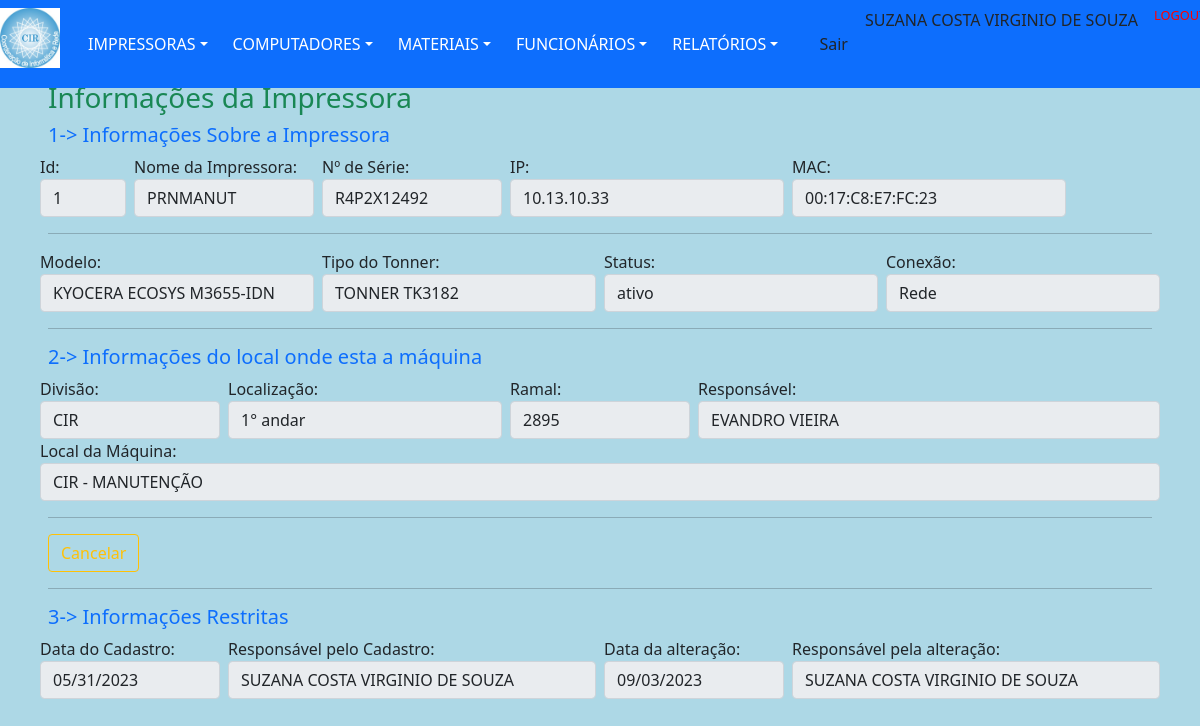
Page /views/impressoraDetalhes.php?action=1&id=1 (signed in) on the committed database.
### tables this page shows
CREATE TABLE `impressoras` (
  `idImpressora` int(11) NOT NULL,
  `nomeImpressora` varchar(20) DEFAULT NULL,
  `numSerie` varchar(50) DEFAULT NULL,
  `ipImpressora` varchar(15) DEFAULT NULL,
  `macImpressora` varchar(20) DEFAULT NULL,
  `tipoToner` int(11) DEFAULT NULL,
  `statusImpressora` varchar(7) DEFAULT NULL,
  `conexaoImp` varchar(5) DEFAULT 'Rede',
  `modeloImpressora` int(11) DEFAULT NULL,
  `dataCadastro` date DEFAULT NULL,
  `respCadastro` varchar(30) DEFAULT NULL,
  `dataAltCadastro` date DEFAULT NULL,
  `respAltCadastro` varchar(30) DEFAULT NULL,
  `obsImpressora` varchar(255) DEFAULT NULL,
  `idFuncionario` int(11) DEFAULT NULL,
  `idSetor` int(11) DEFAULT NULL
);

CREATE TABLE `modeloImpressora` (
  `idModelo` int(11) NOT NULL,
  `statusModelo` varchar(8) DEFAULT NULL,
  `modeloImpressora` varchar(250) DEFAULT NULL
);

CREATE TABLE `material` (
  `idMaterial` int(11) NOT NULL,
  `codigo` varchar(25) DEFAULT NULL,
  `descricao` varchar(255) DEFAULT NULL,
  `numSerie` varchar(50) DEFAULT NULL,
  `unidade` varchar(20) DEFAULT NULL,
  `quantidade` int(6) DEFAULT NULL,
  `statusMat` varchar(8) DEFAULT 'ativo'
);

CREATE TABLE `setor` (
  `idSetor` int(11) NOT NULL,
  `idDivisao` int(11) DEFAULT NULL,
  `localizacao` varchar(10) DEFAULT NULL,
  `ramal` varchar(4) DEFAULT NULL,
  `respSetor` varchar(30) DEFAULT NULL,
  `nomeLocal` varchar(150) DEFAULT NULL
);

CREATE TABLE `divisao` (
  `idDivisao` int(11) NOT NULL,
  `divisao` varchar(10) DEFAULT NULL
);

### dao/DAO-controleCir.php (called while the page is built, shortened)
<?php
	class ControleCirDAO
		{
            public function ListarOpcao($nomeTabela, $tipoOpcao, $valorOpcao)
                {
                    $conn = Database::connect();
                    $conn->exec('SET CHARACTER SET utf8');
                    $sql = "SELECT * FROM $nomeTabela WHERE $tipoOpcao LIKE '$valorOpcao' ";
                    try
                        {
                            $listar = $conn->query($sql);
                            $buscar = $listar->fetchAll(PDO::FETCH_OBJ);
                            $numRows = $listar->rowCount();
                        }
                    catch (PDOException $exc)
                        {
                            $buscar = $exc->getTraceAsString();
                        }
                    return $buscar;
                }
            public function ListarOpcao2($nomeTabela, $tipoOpcao, $valorOpcao)
                {
                    $conn = Database::connect();
                    $conn->exec('SET CHARACTER SET utf8');
                    $sql = "SELECT * FROM $nomeTabela WHERE $tipoOpcao LIKE '$valorOpcao%' ";
                    try
                        {
                            $listar = $conn->query($sql);
                            $buscar = $listar->fetchAll(PDO::FETCH_OBJ);
                            $numRows = $listar->rowCount();
                        }
                    catch (PDOException $exc)
                        {
                            $buscar = $exc->getTraceAsString();
                        }
                    return $buscar;
                }
            public function Verificar($nomeTabela, $opcao1, $valor1)
                {
                    $conn = Database::connect();
                    $conn->exec('SET CHARACTER SET utf8');
                    $sql = "SELECT * FROM $nomeTabela WHERE $opcao1 = '$valor1' ";
                    try
                        {
                            $listar = $conn->query($sql);
                            $buscar = $listar->fetchAll(PDO::FETCH_OBJ);
                            $numRows = $listar->rowCount();
                        }
                    catch (PDOException $exc)
                        {
                            $buscar = $exc->getTraceAsString();
                        }
                    return $buscar;
                }
            public function Buscalocal($idSetor)
                {
                    $conn = Database::connect();
                    $conn->exec('SET CHARACTER SET utf8');
                    $sql = "SELECT * FROM setor s, divisao d
                    WHERE s.idSetor = '$idSetor'
                    AND s.idDivisao = d.idDivisao";
                     try
                        {
                            $listar = $conn->query($sql);
                            $buscar = $listar->fetchAll(PDO::FETCH_OBJ);
                        }
                    catch (PDOException $exc)
                        {
                            $buscar = $exc->getTraceAsString();
                        }
                    return $buscar;
                }
        }
?>

### controllers/impressoraBuscar.php (called while the page is built, shortened)
<?php
	include "../dao/DAO-controleCir.php";
    $idImpressora =  $_GET['id'];
    $nomeTabela = "impressoras";
    $opcao1 = "idImpressora";
    $valor1 = $idImpressora;
	$impAltDAO = new ControleCirDAO();
	foreach($impAltDAO->Verificar($nomeTabela, $opcao1, $valor1) as $imp)
		{
			$idImpressora = $imp->idImpressora;
			$nomeImpressora = $imp->nomeImpressora;
			$numSerie = $imp->numSerie;
            $ipImpressora = $imp->ipImpressora;
			$macImpressora = $imp->macImpressora;
			$tipoTonerBd = $imp->tipoToner;
			$tonnerDAO = new ControleCirDAO();
			$nomeTabela = "material";
			$tipoOpcao = "idMaterial";
			foreach ($tonnerDAO->ListarOpcao2($nomeTabela, $tipoOpcao, $tipoTonerBd) as $res)
				{
					$tipoToner = $res->descricao;
				}
			$statusImpressora = $imp->statusImpressora;
			$conexaoImp = $imp->conexaoImp;
			$modeloImpressoraBd = $imp->modeloImpressora;
			$modeloDAO = new ControleCirDAO();
			$nomeTabela = "modeloImpressora";
			$tipoOpcao = "idModelo";
			foreach ($modeloDAO->ListarOpcao($nomeTabela, $tipoOpcao, $modeloImpressoraBd) as $res)
				{
					$modeloImpressora = $res->modeloImpressora;
				}
			$dataCadastroA = $imp->dataCadastro;
			$respCadastro = $imp->respCadastro;
            $idSetor = $imp->idSetor;
			$setorDAO = new ControleCirDAO();
			foreach($setorDAO->Buscalocal($idSetor) as $Setor)
				{
					$divisao1 = $Setor->divisao;
					$localizacao1 = $Setor->localizacao;
					$nomeLocal1 = $Setor->nomeLocal;
					$ramal1 = $Setor->ramal;
					$respSetComp1 = $Setor->respSetor;
				}
		}
?>

### views/impressoraDetalhes.php (the view, shortened to what this page needs)
<?php
    include "../template/menuPrincipal.php";
    require_once '../controllers/impressoraBuscar.php';
?>
        <nav class="navbar navbar-dark">
            <div class="line col-md-12 p-5 position-absolute start-5 top-0 bottom-50 end-250">
                <h3 class="text-success">Informações da Impressora</h3>
                <form name="cadastro" id="cadastro" >
                    <fieldset>
                        <div class="row">
                            <label>
                                <h5 class="text-primary">1-> Informações Sobre a Impressora</h5>
                            </label>
                        </div>
                        <div class="row">
                            <div class="col px-md-1 col-md-1">
                                <label for="inputSuccess" class="control-label">Id:</label>
                                <input type="text" class="form-control" value="<?= $idImpressora;
                                                                                $_SESSION['idImpressora'] = $idImpressora; ?>" disabled>
                            </div>
                            <div class="col px-md-1 col-md-2">
                                <label for="inputSuccess" class="control-label">Nome da Impressora:</label>
                                <input type="text" class="form-control" value="<?= $nomeImpressora;
                                                                                $_SESSION['antNomeImp'] = $nomeImpressora; ?>" disabled>
                            </div>
                            <div class="col px-md-1 col-md-2">
                                <label for="inputSuccess" class="control-label">Nº de Série: </label>
                                <input type="text" class="form-control" value="<?= $numSerie;
                                                                                $_SESSION['antNumSerie'] = $numSerie ?>" disabled>
                            </div>
                            <div class="col px-md-1 col-md-3">
                                <label for="inputSuccess" class="control-label">IP: </label>
                                <input type="text" class="form-control" value="<?= $ipImpressora;
                                                                                $_SESSION['antNumIp'] = $ipImpressora ?>" disabled>
                            </div>
                            <div class="col px-md-1 col-md-3">
                                <label for="inputSuccess" class="control-label">MAC:</label>
                                <input type="text" class="form-control" value="<?= $macImpressora;
                                                                                $_SESSION['antNumMac'] = $macImpressora ?>" disabled>
                            </div>
                        </div>
                        <hr>
                        <div class="row">
                            <div class="col px-md-1 col-md-3">
                                <label for="inputSuccess" class="control-label">Modelo:</label>
                                <input type="text" class="form-control" value="<?php echo $modeloImpressora; ?>" disabled>
                            </div>
                            <div class="col px-md-1 col-md-3">
                                <label for="inputSuccess" class="control-label">Tipo do Tonner: </label>
                                <input type="text" class="form-control" value="<?php echo $tipoToner; ?>" disabled>
                            </div>
                            <div class="col px-md-1 col-md-3">
                                <label for="inputSuccess" class="control-label">Status:</label>
                                <input type="text" class="form-control" value="<?php echo $statusImpressora; ?>" disabled>
                            </div>
                            <div class="col px-md-1 col-md-3">
                                <label for="inputSuccess" class="control-label">Conexão:</label>
                                <input type="text" class="form-control" value="<?php echo $conexaoImp; ?>" disabled>
                            </div>
                        </div>
                        <hr>
                        <div class="row">
                            <label>
                                <h5 class="text-primary">2-> Informações do local onde esta a máquina</h5>
                            </label>
                        </div>
                        <div class="row">
                            <div class="col px-md-1 col-md-2">
                                <label for="inputSuccess" class="control-label">Divisão:</label>
                                <input type="text" class="form-control" value="<?php echo $divisao1; ?>" disabled>
                            </div>
                            <div class="col px-md-1 col-md-3">
                                <label for="inputSuccess" class="control-label">Localização:</label>
                                <input type="text" class="form-control" value="<?php echo $localizacao1; ?>" disabled>
                            </div>
                            <div class="col px-md-1 col-md-2">
                                <label for="inputSuccess" class="control-label">Ramal: </label>
                                <input type="text" class="form-control" value="<?php echo $ramal1; ?>" disabled>
                            </div>
                            <div class="col px-md-1 col-md-5">
                                <label for="inputSuccess" class="control-label">Responsável: </label>
                                <input type="text" class="form-control" value="<?= $respSetComp1; ?>" disabled>
                            </div>
                        </div>
                        <div class="row">
                            <div class="col px-md-1 col-md-12">
                                <label for="inputSuccess" class="control-label">Local da Máquina: </label>
                                <input type="text" class="form-control" value="<?= $nomeLocal1; ?>" disabled>
                            </div>
                        </div>
                        <hr>
                        <div id="actions" class="row">
                            <div class="col-md-2">
                                <a href="../template/menuPrincipal.php"><button type="button" class="btn btn-outline-warning">Cancelar</button></a>
                            </div>
                        </div>
                        <hr>
                        <div class="row">
                            <label>
                                <h5 class="text-primary">3-> Informações Restritas</h5>
                            </label>
                        </div>
                        <div class="row">
                            <div class="col px-md-1 col-md-2">
                                <label for="inputSuccess" class="control-label">Data do Cadastro:</label>
                                <input type="date" class="form-control" value="<?= $dataCadastroA;
                                                                                $_SESSION['datacadastro'] = $dataCadastroA ?>" disabled>
                            </div>
                            <div class="col px-md-1 col-md-4">
                                <label for="inputSuccess" class="control-label">Responsável pelo Cadastro:</label>
                                <input type="text" class="form-control" value="<?= $respCadastro;
                                                                                $_SESSION['respCadastro'] = $respCadastro ?>" disabled>
                            </div>
                            <div class="col px-md-1 col-md-2">
                                <label for="inputSuccess" class="control-label">Data da alteração:</label>
                                <input type="date" class="form-control" value="<?php $date = date('Y-m-d');
                                                                                echo $date;
                                                                                $_SESSION['data'] = $date ?>" disabled>
                            </div>
                            <div class="col px-md-1 col-md-4">
                                <label for="inputSuccess" class="control-label">Responsável pela alteração:</label>
                                <input type="text" class="form-control" value="<?= $_SESSION['nomeFuncionario'] ?>" disabled>
                            </div>
                        </div>
                    </fieldset>
                </form>
            </div>
        </nav>
    </body>
</html>

### template/menuPrincipal.php (style rules this page uses)
body { background-color: #ADD8E6; }

### rows in the picture
impressoras: idImpressora "1", nomeImpressora "PRNMANUT", numSerie "R4P2X12492", ipImpressora "10.13.10.33", macImpressora "00:17:C8:E7:FC:23", statusImpressora "ativo", conexaoImp "Rede", dataCadastro "05/31/2023", respCadastro "SUZANA COSTA VIRGINIO DE SOUZA"
modeloimpressora: modeloImpressora "KYOCERA ECOSYS M3655-IDN"
material: descricao "TONNER TK3182"
setor: idDivisao.divisao "CIR", localizacao "1° andar", ramal "2895", respSetor "EVANDRO VIEIRA", nomeLocal "CIR - MANUTENÇÃO"

### other values in the picture
$_SESSION["nomeFuncionario"] "SUZANA COSTA VIRGINIO DE SOUZA"
